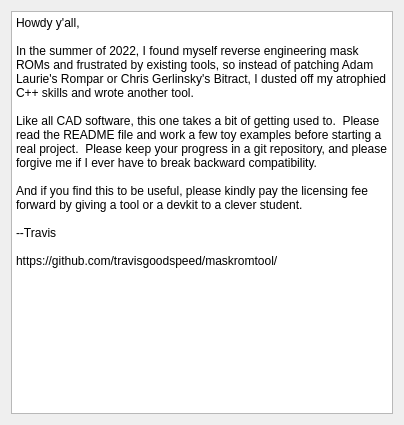
<?xml version="1.0" encoding="UTF-8"?>
<ui version="4.0">
 <class>aboutDialog</class>
 <widget class="QDialog" name="aboutDialog">
  <property name="geometry">
   <rect>
    <x>0</x>
    <y>0</y>
    <width>404</width>
    <height>425</height>
   </rect>
  </property>
  <property name="windowTitle">
   <string>About Mask ROM Tool</string>
  </property>
  <property name="autoFillBackground">
   <bool>true</bool>
  </property>
  <layout class="QVBoxLayout" name="verticalLayout">
   <item>
    <widget class="QPlainTextEdit" name="plainTextEdit">
     <property name="autoFillBackground">
      <bool>true</bool>
     </property>
     <property name="readOnly">
      <bool>true</bool>
     </property>
     <property name="plainText">
      <string>Howdy y'all,

In the summer of 2022, I found myself reverse engineering mask ROMs and frustrated by existing tools, so instead of patching Adam Laurie's Rompar or Chris Gerlinsky's Bitract, I dusted off my atrophied C++ skills and wrote another tool.

Like all CAD software, this one takes a bit of getting used to.  Please read the README file and work a few toy examples before starting a real project.  Please keep your progress in a git repository, and please forgive me if I ever have to break backward compatibility.

And if you find this to be useful, please kindly pay the licensing fee forward by giving a tool or a devkit to a clever student.

--Travis

https://github.com/travisgoodspeed/maskromtool/</string>
     </property>
    </widget>
   </item>
  </layout>
 </widget>
 <resources/>
 <connections/>
</ui>
